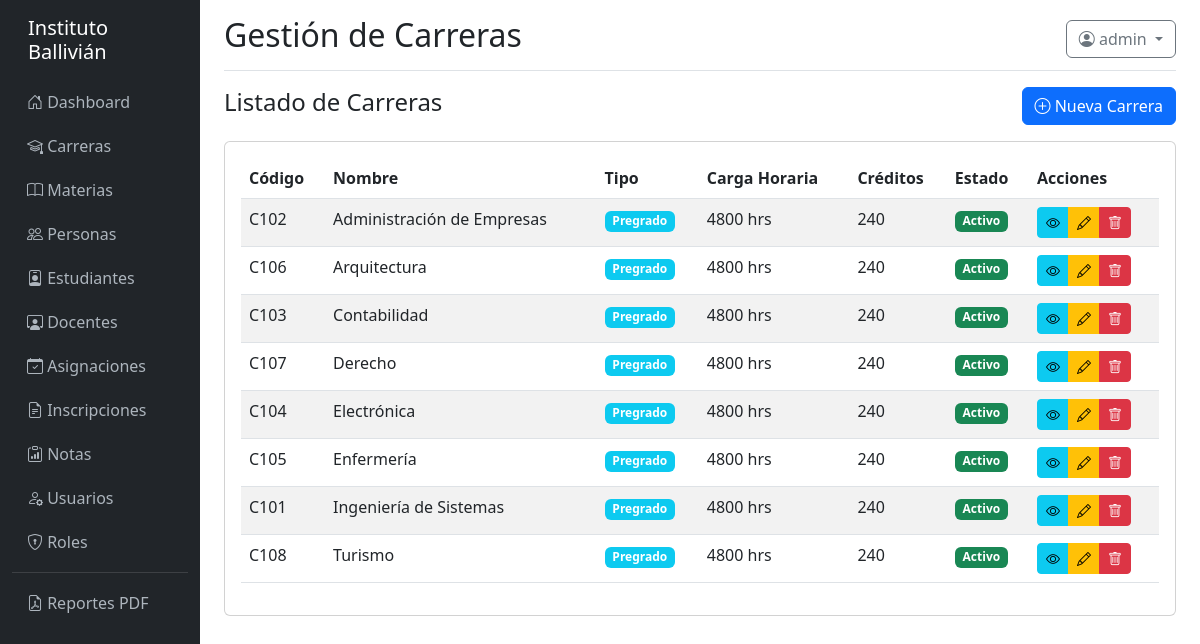
/carreras/ (signed in), run on the app's committed database.
### models/__init__.py (models this page shows, shortened)
class Usuario(UserMixin, db.Model):
    __tablename__ = 'usuario'
    id = db.Column(db.Integer, primary_key=True)
    username = db.Column(db.String(100), unique=True, nullable=False)
    email = db.Column(db.String(150))
    password_hash = db.Column(db.String(255), nullable=False)
    persona_id = db.Column(db.Integer, db.ForeignKey('persona.id'))
    estudiante_id = db.Column(db.Integer, db.ForeignKey('estudiante.id'))
    docente_id = db.Column(db.Integer, db.ForeignKey('docente.id'))
    activo = db.Column(db.Boolean, default=True)
    ultimo_login = db.Column(db.DateTime)
    created_at = db.Column(db.DateTime, default=datetime.utcnow)
    updated_at = db.Column(db.DateTime, onupdate=datetime.utcnow)
    roles = db.relationship('Rol', secondary=usuario_rol, backref='usuarios')
    def tiene_permiso(self, nombre_permiso):
        for rol in self.roles:
            for permiso in rol.permisos:
                if permiso.nombre == nombre_permiso:
                    return True
        return False

class Carrera(db.Model):
    __tablename__ = 'carrera'
    id = db.Column(db.Integer, primary_key=True)
    codigo = db.Column(db.String(30), unique=True, nullable=False)
    nombre = db.Column(db.String(255), nullable=False)
    descripcion = db.Column(db.Text)
    tipo = db.Column(db.Enum('Pregrado', 'Tecnico', 'Posgrado', 'Diplomado', 'Otro'), default='Pregrado')
    carga_horaria = db.Column(db.Integer, default=0)
    creditos = db.Column(db.Integer)
    fecha_creacion = db.Column(db.Date)
    activo = db.Column(db.Boolean, default=True)
    created_at = db.Column(db.DateTime, default=datetime.utcnow)
    updated_at = db.Column(db.DateTime, onupdate=datetime.utcnow)
    materias = db.relationship('Materia', backref='carrera', lazy=True, cascade='all, delete-orphan')
    inscripciones = db.relationship('Inscripcion', backref='carrera', lazy=True)
    asignaciones = db.relationship('Asignacion', backref='carrera', lazy=True)

### controllers/carrera_controller.py (the view)
@carrera_bp.route('/')
@login_required
def index():
    page = request.args.get('page', 1, type=int)
    carreras = Carrera.query.order_by(Carrera.nombre).paginate(page=page, per_page=10, error_out=False)
    return render_template('carrera/index.html', carreras=carreras)

### templates/carrera/index.html (shortened to what this page needs)
{% extends "base.html" %}
{% block page_title %}Gestión de Carreras{% endblock %}
{% block content %}
<div class="d-flex justify-content-between align-items-center mb-3">
    <h4>Listado de Carreras</h4>
    {% if current_user.tiene_permiso('crear_carrera') %}
    <a href="{{ url_for('carrera.crear') }}" class="btn btn-primary">
        <i class="bi bi-plus-circle"></i> Nueva Carrera
    </a>
    {% endif %}
</div>
<div class="card">
    <div class="card-body">
        <div class="table-responsive">
            <table class="table table-striped table-hover">
                <thead>
                    <tr>
                        <th>Código</th>
                        <th>Nombre</th>
                        <th>Tipo</th>
                        <th>Carga Horaria</th>
                        <th>Créditos</th>
                        <th>Estado</th>
                        <th>Acciones</th>
                    </tr>
                </thead>
                <tbody>
                    {% for carrera in carreras.items %}
                    <tr>
                        <td>{{ carrera.codigo }}</td>
                        <td>{{ carrera.nombre }}</td>
                        <td><span class="badge bg-info">{{ carrera.tipo }}</span></td>
                        <td>{{ carrera.carga_horaria }} hrs</td>
                        <td>{{ carrera.creditos }}</td>
                        <td>
                            {% if carrera.activo %}
                                <span class="badge bg-success">Activo</span>
                            {% else %}
                                <span class="badge bg-secondary">Inactivo</span>
                            {% endif %}
                        </td>
                        <td>
                            <div class="btn-group btn-group-sm">
                                <a href="{{ url_for('carrera.detalle', id=carrera.id) }}" class="btn btn-info" title="Ver">
                                    <i class="bi bi-eye"></i>
                                </a>
                                {% if current_user.tiene_permiso('editar_carrera') %}
                                <a href="{{ url_for('carrera.editar', id=carrera.id) }}" class="btn btn-warning" title="Editar">
                                    <i class="bi bi-pencil"></i>
                                </a>
                                {% endif %}
                                {% if current_user.tiene_permiso('eliminar_carrera') %}
                                <button type="button" class="btn btn-danger" data-bs-toggle="modal" data-bs-target="#deleteModal{{ carrera.id }}" title="Eliminar">
                                    <i class="bi bi-trash"></i>
                                </button>
                                {% endif %}
                            </div>
                        </td>
                    </tr>
                    {% else %}
                    <tr>
                        <td colspan="7" class="text-center">No hay carreras registradas</td>
                    </tr>
                    {% endfor %}
                </tbody>
            </table>
        </div>
    </div>
</div>
{% endblock %}

### templates/base.html (shortened to what this page needs)
<!DOCTYPE html>
<html lang="es">
<head>
    <link href="https://cdn.jsdelivr.net/npm/bootstrap@5.3.0/dist/css/bootstrap.min.css" rel="stylesheet">
    <link rel="stylesheet" href="https://cdn.jsdelivr.net/npm/bootstrap-icons@1.11.0/font/bootstrap-icons.css">
</head>
<body>
    <div class="container-fluid">
        <div class="row">
            {% if current_user.is_authenticated %}
            <nav class="col-md-2 col-lg-2 d-md-block sidebar">
                <div class="position-sticky pt-3">
                    <h5 class="text-white px-3 mb-3">Instituto Ballivián</h5>
                    <ul class="nav flex-column">
                        <li class="nav-item">
                            <a class="nav-link" href="{{ url_for('main.dashboard') }}">
                                <i class="bi bi-house-door"></i> Dashboard
                            </a>
                        </li>
                        {% if current_user.tiene_permiso('ver_carreras') %}
                        <li class="nav-item">
                            <a class="nav-link" href="{{ url_for('carrera.index') }}">
                                <i class="bi bi-mortarboard"></i> Carreras
                            </a>
                        </li>
                        {% endif %}
                        {% if current_user.tiene_permiso('ver_materias') %}
                        <li class="nav-item">
                            <a class="nav-link" href="{{ url_for('materia.index') }}">
                                <i class="bi bi-book"></i> Materias
                            </a>
                        </li>
                        {% endif %}
                        {% if current_user.tiene_permiso('ver_personas') %}
                        <li class="nav-item">
                            <a class="nav-link" href="{{ url_for('persona.index') }}">
                                <i class="bi bi-people"></i> Personas
                            </a>
                        </li>
                        {% endif %}
                        {% if current_user.tiene_permiso('ver_estudiantes') %}
                        <li class="nav-item">
                            <a class="nav-link" href="{{ url_for('estudiante.index') }}">
                                <i class="bi bi-person-badge"></i> Estudiantes
                            </a>
                        </li>
                        {% endif %}
                        {% if current_user.tiene_permiso('ver_docentes') %}
                        <li class="nav-item">
                            <a class="nav-link" href="{{ url_for('docente.index') }}">
                                <i class="bi bi-person-workspace"></i> Docentes
                            </a>
                        </li>
                        {% endif %}
                        {% if current_user.tiene_permiso('ver_asignaciones') %}
                        <li class="nav-item">
                            <a class="nav-link" href="{{ url_for('asignacion.index') }}">
                                <i class="bi bi-calendar-check"></i> Asignaciones
                            </a>
                        </li>
                        {% endif %}
                        {% if current_user.tiene_permiso('ver_inscripciones') %}
                        <li class="nav-item">
                            <a class="nav-link" href="{{ url_for('inscripcion.index') }}">
                                <i class="bi bi-file-earmark-text"></i> Inscripciones
                            </a>
                        </li>
                        {% endif %}
                        {% if current_user.tiene_permiso('ver_notas') %}
                        <li class="nav-item">
                            <a class="nav-link" href="{{ url_for('nota.index') }}">
                                <i class="bi bi-clipboard-data"></i> Notas
                            </a>
                        </li>
                        {% endif %}
                        {% if current_user.tiene_permiso('ver_usuarios') %}
                        <li class="nav-item">
                            <a class="nav-link" href="{{ url_for('usuario.index') }}">
                                <i class="bi bi-person-gear"></i> Usuarios
                            </a>
                        </li>
                        {% endif %}
                        {% if current_user.tiene_permiso('ver_roles') %}
                        <li class="nav-item">
                            <a class="nav-link" href="{{ url_for('rol.index') }}">
                                <i class="bi bi-shield-lock"></i> Roles
                            </a>
                        </li>
                        {% endif %}
                        <hr class="text-white-50 my-2">
                        <li class="nav-item">
                            <a class="nav-link" href="{{ url_for('reporte.index') }}">
                                <i class="bi bi-file-earmark-pdf"></i> Reportes PDF
                            </a>
                        </li>
                    </ul>
                </div>
            </nav>
            {% endif %}
            <main class="col-md-10 ms-sm-auto col-lg-10 px-md-4">
                {% if current_user.is_authenticated %}
                <div class="d-flex justify-content-between flex-wrap flex-md-nowrap align-items-center pt-3 pb-2 mb-3 border-bottom">
                    <h1 class="h2">{% block page_title %}Dashboard{% endblock %}</h1>
                    <div class="btn-toolbar mb-2 mb-md-0">
                        <div class="dropdown">
                            <button class="btn btn-outline-secondary dropdown-toggle" type="button" id="userDropdown" data-bs-toggle="dropdown">
                                <i class="bi bi-person-circle"></i> {{ current_user.username }}
                            </button>
                        </div>
                    </div>
                </div>
                {% endif %}
                {% block content %}{% endblock %}
            </main>
        </div>
    </div>
</body>
</html>

### templates/base.html (style rules this page uses)
.sidebar { min-height: 100vh; background-color: #212529; }
.sidebar a { color: #adb5bd; text-decoration: none; padding: 10px 15px; display: block; }

### data on the page
Usuario: username "admin"
Carrera: codigo "C102", nombre "Administración de Empresas", tipo "Pregrado", carga_horaria "4800", creditos "240", activo "Activo"
Carrera: codigo "C106", nombre "Arquitectura", tipo "Pregrado", carga_horaria "4800", creditos "240", activo "Activo"
Carrera: codigo "C103", nombre "Contabilidad", tipo "Pregrado", carga_horaria "4800", creditos "240", activo "Activo"
Carrera: codigo "C107", nombre "Derecho", tipo "Pregrado", carga_horaria "4800", creditos "240", activo "Activo"
Carrera: codigo "C104", nombre "Electrónica", tipo "Pregrado", carga_horaria "4800", creditos "240", activo "Activo"
Carrera: codigo "C105", nombre "Enfermería", tipo "Pregrado", carga_horaria "4800", creditos "240", activo "Activo"
Carrera: codigo "C101", nombre "Ingeniería de Sistemas", tipo "Pregrado", carga_horaria "4800", creditos "240", activo "Activo"
Carrera: codigo "C108", nombre "Turismo", tipo "Pregrado", carga_horaria "4800", creditos "240", activo "Activo"
